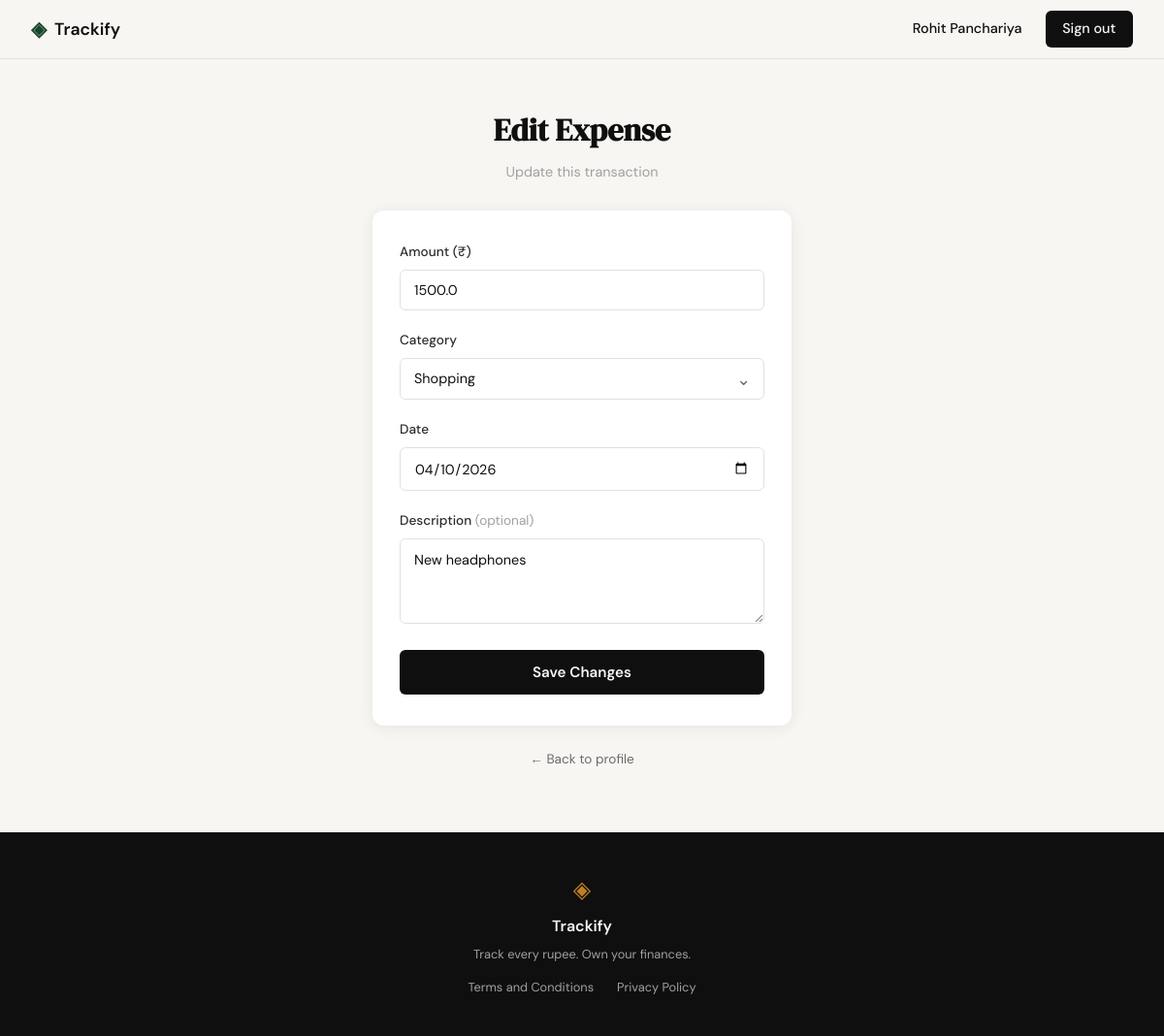
The page /expenses/9/edit (signed in) on the database as committed earlier.
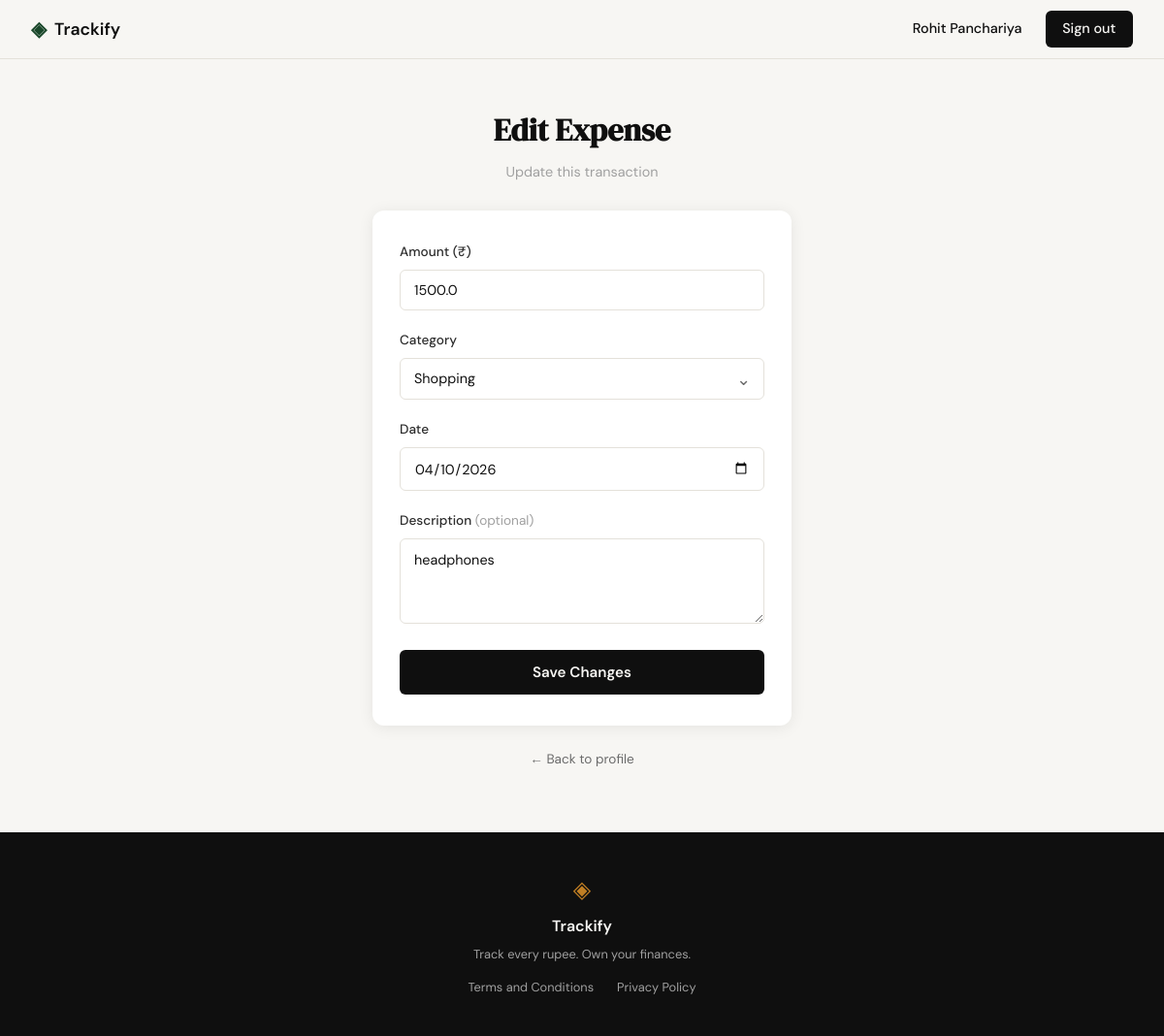
The same page on the database as committed later.
### tables this page shows
CREATE TABLE expenses (
            id          INTEGER PRIMARY KEY AUTOINCREMENT,
            user_id     INTEGER NOT NULL REFERENCES users(id) ON DELETE CASCADE,
            amount      REAL    NOT NULL,
            category    TEXT    NOT NULL,
            date        TEXT    NOT NULL,
            description TEXT,
            created_at  TEXT    DEFAULT (datetime('now'))
        );

### app.py (the view, shortened to what this page needs)
@app.route("/expenses/<int:id>/edit", methods=["GET", "POST"])
@login_required
def edit_expense(id):
    expense = get_expense_by_id(id, session["user_id"])
    if expense is None:
        abort(404)
    if request.method == "GET":
        return render_template("edit_expense.html", expense=expense, categories=VALID_CATEGORIES)

### app.py (called while the page is built)
def login_required(f):
    @functools.wraps(f)
    def decorated(*args, **kwargs):
        if not session.get('user_id'):
            flash("Please sign in to continue.")
            return redirect(url_for('login'))
        return f(*args, **kwargs)
    return decorated

### database/db.py (called while the page is built)
def get_db():
    conn = sqlite3.connect(DB_PATH)
    conn.row_factory = sqlite3.Row
    conn.execute("PRAGMA foreign_keys = ON")
    return conn

### database/queries.py (called while the page is built)
def get_expense_by_id(expense_id, user_id):
    conn = get_db()
    try:
        row = conn.execute(
            "SELECT id, amount, category, date, description FROM expenses "
            "WHERE id = ? AND user_id = ?",
            (expense_id, user_id),
        ).fetchone()
        if row is None:
            return None
        return {
            "id": row["id"],
            "amount": row["amount"],
            "category": row["category"],
            "date": row["date"],
            "description": row["description"],
        }
    finally:
        conn.close()

### templates/edit_expense.html (shortened to what this page needs)
{% extends "base.html" %}
{% block head %}
  <link rel="stylesheet" href="{{ url_for('static', filename='css/style.css') }}">
{% endblock %}
{% block content %}
<div class="add-expense-page">
  <div class="add-expense-header">
    <h1 class="add-expense-title">Edit Expense</h1>
    <p class="add-expense-subtitle">Update this transaction</p>
  </div>
  <div class="add-expense-card">
    <form method="POST" action="{{ url_for('edit_expense', id=expense.id) }}">
      <div class="ae-field">
        <label class="ae-label" for="amount">Amount (₹)</label>
        <input
          type="number"
          id="amount"
          name="amount"
          class="ae-input"
          step="0.01"
          min="0.01"
          value="{{ expense.amount }}"
          required
        >
      </div>
      <div class="ae-field">
        <label class="ae-label" for="category">Category</label>
        <div class="ae-select-wrap">
          <select id="category" name="category" class="ae-input ae-select" required>
            {% for cat in categories %}
            <option value="{{ cat }}" {% if expense.category == cat %}selected{% endif %}>{{ cat }}</option>
            {% endfor %}
          </select>
          <span class="ae-select-arrow">&#8964;</span>
        </div>
      </div>
      <div class="ae-field">
        <label class="ae-label" for="date">Date</label>
        <input
          type="date"
          id="date"
          name="date"
          class="ae-input"
          value="{{ expense.date }}"
          required
        >
      </div>
      <div class="ae-field">
        <label class="ae-label" for="description">Description <span class="ae-optional">(optional)</span></label>
        <textarea
          id="description"
          name="description"
          class="ae-input ae-textarea"
          placeholder="What was this for?"
        >{{ expense.description or '' }}</textarea>
      </div>
      <button type="submit" class="ae-submit">Save Changes</button>
    </form>
  </div>
  <a href="{{ url_for('profile') }}" class="ae-back-link">&#8592; Back to profile</a>
</div>
{% endblock %}

Rows that differ between the two databases and show on the page:
changed expenses "Shopping": description "New headphones" → "headphones"
